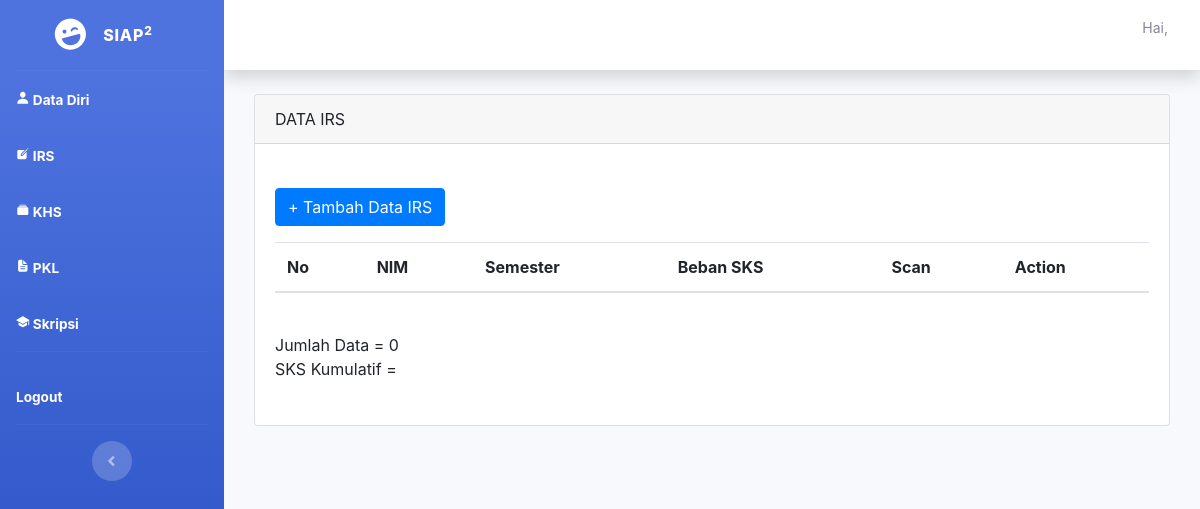
Before: /mhs_irs.php with the older database file.
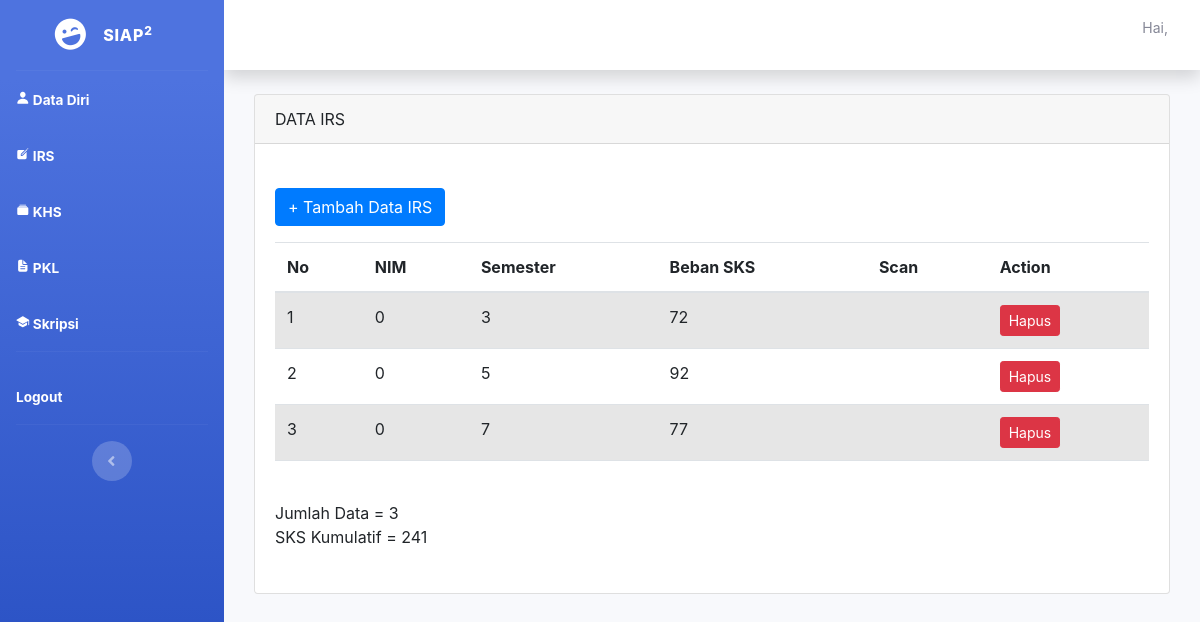
After: the same page with the newer database file.
### tables this page shows
CREATE TABLE `irs` (
  `id` int(11) NOT NULL,
  `nim` bigint(11) NOT NULL,
  `smt` int(11) NOT NULL,
  `sks` int(11) NOT NULL,
  `scan` varchar(255) NOT NULL,
  `verif` enum('Sudah','Belum') NOT NULL DEFAULT 'Belum'
);

### mhs_irs.php (the view, shortened to what this page needs)
<?php
require_once('config.php');
$nim = $_SESSION['nim'];
?>
<!DOCTYPE html>
<html lang="en">
<head>
</head>
<body id="page-top">
    <div id="wrapper">
        <div id="content-wrapper" class="d-flex flex-column">
            <div id="content">
                <div class="container-fluid">
                    <div class="s">
                        <div class="container">
                            <div class="card mt-4">
                                <div class="card-header">DATA IRS</div>
                                <div class="card-body">
                                    <br>
                                    <a class="btn btn-primary mb-3" href="mhs_irs_add.php">+ Tambah Data IRS</a>
                                    <table class="table table-striped">
                                        <thead>
                                            <tr>
                                                <th>No</th>
                                                <th>NIM</th>
                                                <th>Semester</th>
                                                <th>Beban SKS</th>
                                                <th>Scan</th>
                                                <th>Action</th>
                                            </tr>
                                        </thead>
                                        <tbody>
                                        <?php
                                            $query = "SELECT * FROM irs WHERE nim = '$nim' ORDER BY smt ";
                                            $result = $conn->query($query);
                                            $i = 1;
                                            while ($row = $result->fetch_assoc()) {
                                                echo "<tr>";
                                                echo "<td>".$i."</td>";
                                                echo "<td>".$row['nim']."</td>";
                                                echo "<td>".$row['smt']."</td>";
                                                echo "<td>".$row['sks']."</td>";
                                                echo '<td><a href="upload/' .$row['scan'] . '">' .$row
                                                ['scan'].'</a></td>';
                                                echo '<td>
                                                <a class="btn btn-danger btn-sm" href="mhs_irs_delete.php?id=' . $row["smt"] . '">Hapus</a>
                                                </td>';
                                                echo "</tr>";
                                                $i++;
                                            }
                                            foreach($conn->query("SELECT SUM(sks) FROM irs WHERE nim = '$nim'") as $sum_sks);
                                            ?>
                                    </table>
                                    <br>
                                    <?php echo 'Jumlah Data = ' . $result->num_rows; ?>
                                    <br>
                                    <?php
                                    echo 'SKS Kumulatif = '.$sum_sks['SUM(sks)'];
                                    ?>
                                    <br><br>
                                </div>
                            </div>
                        </div>
                    </div>
                </div>
            </div>
        </div>
    </div>
</body>
</html>

Changed rows visible on the page:
added irs: nim "0", smt "3", sks "72"
added irs: nim "0", smt "5", sks "92"
added irs: nim "0", smt "7", sks "77"
Other visible differences:
$sum_sks['SUM(sks)']: (not shown) → "241"
$result->num_rows: "0" → (not shown)
